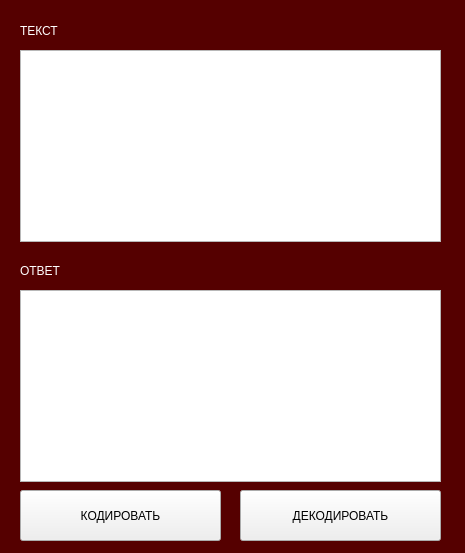
<?xml version="1.0" encoding="UTF-8"?>
<ui version="4.0">
 <class>MainWindow</class>
 <widget class="QMainWindow" name="MainWindow">
  <property name="geometry">
   <rect>
    <x>0</x>
    <y>0</y>
    <width>465</width>
    <height>553</height>
   </rect>
  </property>
  <property name="windowTitle">
   <string>MainWindow</string>
  </property>
  <property name="styleSheet">
   <string notr="true">QMainWindow
{
	background-color: rgb(85, 0, 0);
}

QLabel
{
	
	color: rgb(255, 255, 255);
}</string>
  </property>
  <widget class="QWidget" name="centralwidget">
   <widget class="QLabel" name="text_label">
    <property name="geometry">
     <rect>
      <x>20</x>
      <y>10</y>
      <width>111</width>
      <height>41</height>
     </rect>
    </property>
    <property name="styleSheet">
     <string notr="true">font: 18pt &quot;Times New Roman&quot;;</string>
    </property>
    <property name="text">
     <string>ТЕКСТ</string>
    </property>
   </widget>
   <widget class="QTextBrowser" name="text">
    <property name="geometry">
     <rect>
      <x>20</x>
      <y>50</y>
      <width>421</width>
      <height>192</height>
     </rect>
    </property>
   </widget>
   <widget class="QLabel" name="answer_label">
    <property name="geometry">
     <rect>
      <x>20</x>
      <y>250</y>
      <width>111</width>
      <height>41</height>
     </rect>
    </property>
    <property name="styleSheet">
     <string notr="true">font: 18pt &quot;Times New Roman&quot;;</string>
    </property>
    <property name="text">
     <string>ОТВЕТ</string>
    </property>
   </widget>
   <widget class="QTextBrowser" name="answer">
    <property name="geometry">
     <rect>
      <x>20</x>
      <y>290</y>
      <width>421</width>
      <height>192</height>
     </rect>
    </property>
   </widget>
   <widget class="QPushButton" name="encode">
    <property name="geometry">
     <rect>
      <x>20</x>
      <y>490</y>
      <width>201</width>
      <height>51</height>
     </rect>
    </property>
    <property name="text">
     <string>КОДИРОВАТЬ</string>
    </property>
   </widget>
   <widget class="QPushButton" name="decode">
    <property name="geometry">
     <rect>
      <x>240</x>
      <y>490</y>
      <width>201</width>
      <height>51</height>
     </rect>
    </property>
    <property name="text">
     <string>ДЕКОДИРОВАТЬ</string>
    </property>
   </widget>
  </widget>
 </widget>
 <resources/>
 <connections/>
</ui>
